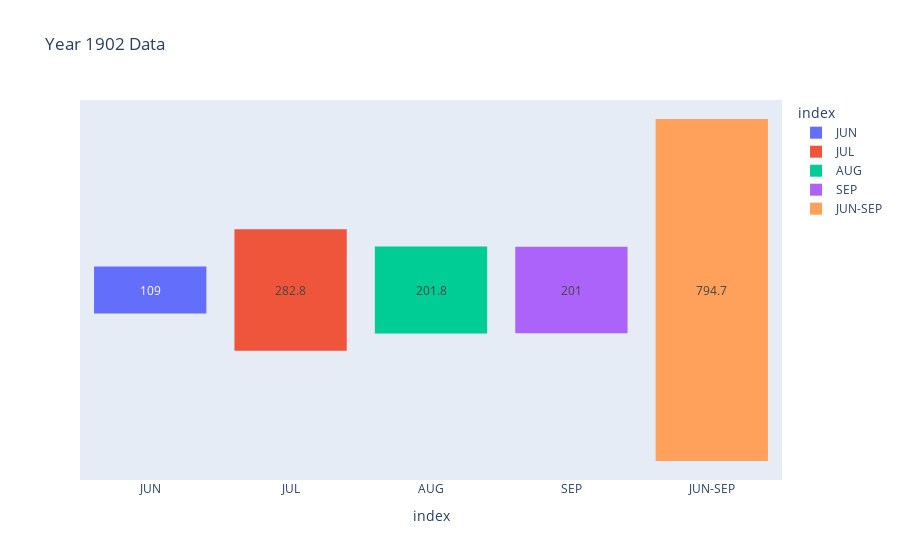

The cell this chart's notebook holds for it:
### Code cell
IndiaData=df.loc[1902].reset_index()
px.funnel(IndiaData, x='index',y=1902, title='Year 1902 Data', color='index',)

### Figure 1 — Plotly figure (JSON) as saved in the notebook; plotly's stock layout.template omitted (floating-point values rounded to 4 significant figures)
{"data": [{"hovertemplate": "index=%{x}<br>1902=%{y}<extra></extra>", "legendgroup": "JUN", "marker": {"color": "#636efa"}, "name": "JUN", "orientation": "v", "showlegend": true, "type": "funnel", "x": ["JUN"], "xaxis": "x", "y": [109], "yaxis": "y"}, {"hovertemplate": "index=%{x}<br>1902=%{y}<extra></extra>", "legendgroup": "JUL", "marker": {"color": "#EF553B"}, "name": "JUL", "orientation": "v", "showlegend": true, "type": "funnel", "x": ["JUL"], "xaxis": "x", "y": [282.8], "yaxis": "y"}, {"hovertemplate": "index=%{x}<br>1902=%{y}<extra></extra>", "legendgroup": "AUG", "marker": {"color": "#00cc96"}, "name": "AUG", "orientation": "v", "showlegend": true, "type": "funnel", "x": ["AUG"], "xaxis": "x", "y": [201.8], "yaxis": "y"}, {"hovertemplate": "index=%{x}<br>1902=%{y}<extra></extra>", "legendgroup": "SEP", "marker": {"color": "#ab63fa"}, "name": "SEP", "orientation": "v", "showlegend": true, "type": "funnel", "x": ["SEP"], "xaxis": "x", "y": [201], "yaxis": "y"}, {"hovertemplate": "index=%{x}<br>1902=%{y}<extra></extra>", "legendgroup": "JUN-SEP", "marker": {"color": "#FFA15A"}, "name": "JUN-SEP", "orientation": "v", "showlegend": true, "type": "funnel", "x": ["JUN-SEP"], "xaxis": "x", "y": [794.7], "yaxis": "y"}], "layout": {"legend": {"title": {"text": "index"}, "tracegroupgap": 0}, "title": {"text": "Year 1902 Data"}, "xaxis": {"anchor": "y", "categoryarray": ["JUN", "JUL", "AUG", "SEP", "JUN-SEP"], "categoryorder": "array", "domain": [0, 1], "title": {"text": "index"}}, "yaxis": {"anchor": "x", "domain": [0, 1], "title": {"text": "1902"}}}}
